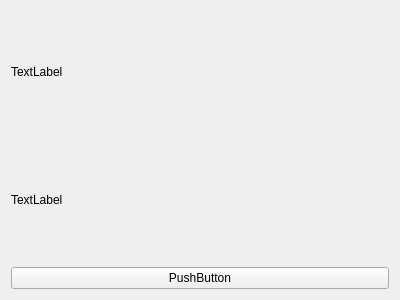
<?xml version="1.0" encoding="UTF-8"?>
<ui version="4.0">
 <class>FileManagerErrorMessageWidget</class>
 <widget class="QWidget" name="FileManagerErrorMessageWidget">
  <property name="geometry">
   <rect>
    <x>0</x>
    <y>0</y>
    <width>400</width>
    <height>300</height>
   </rect>
  </property>
  <property name="windowTitle">
   <string>Form</string>
  </property>
  <layout class="QVBoxLayout" name="verticalLayout">
   <item>
    <layout class="QGridLayout" name="gridLayout">
     <item row="2" column="0">
      <widget class="CustomPushButton" name="pushButton">
       <property name="text">
        <string>PushButton</string>
       </property>
      </widget>
     </item>
     <item row="0" column="0">
      <widget class="CustomLabel" name="printError1Label">
       <property name="text">
        <string>TextLabel</string>
       </property>
      </widget>
     </item>
     <item row="1" column="0">
      <widget class="CustomLabel" name="printError2Label">
       <property name="text">
        <string>TextLabel</string>
       </property>
      </widget>
     </item>
    </layout>
   </item>
  </layout>
 </widget>
 <customwidgets>
  <customwidget>
   <class>CustomPushButton</class>
   <extends>QPushButton</extends>
   <header>CustomPushButton.h</header>
  </customwidget>
  <customwidget>
   <class>CustomLabel</class>
   <extends>QLabel</extends>
   <header location="global">CustomLabel.h</header>
  </customwidget>
 </customwidgets>
 <resources/>
 <connections/>
</ui>
